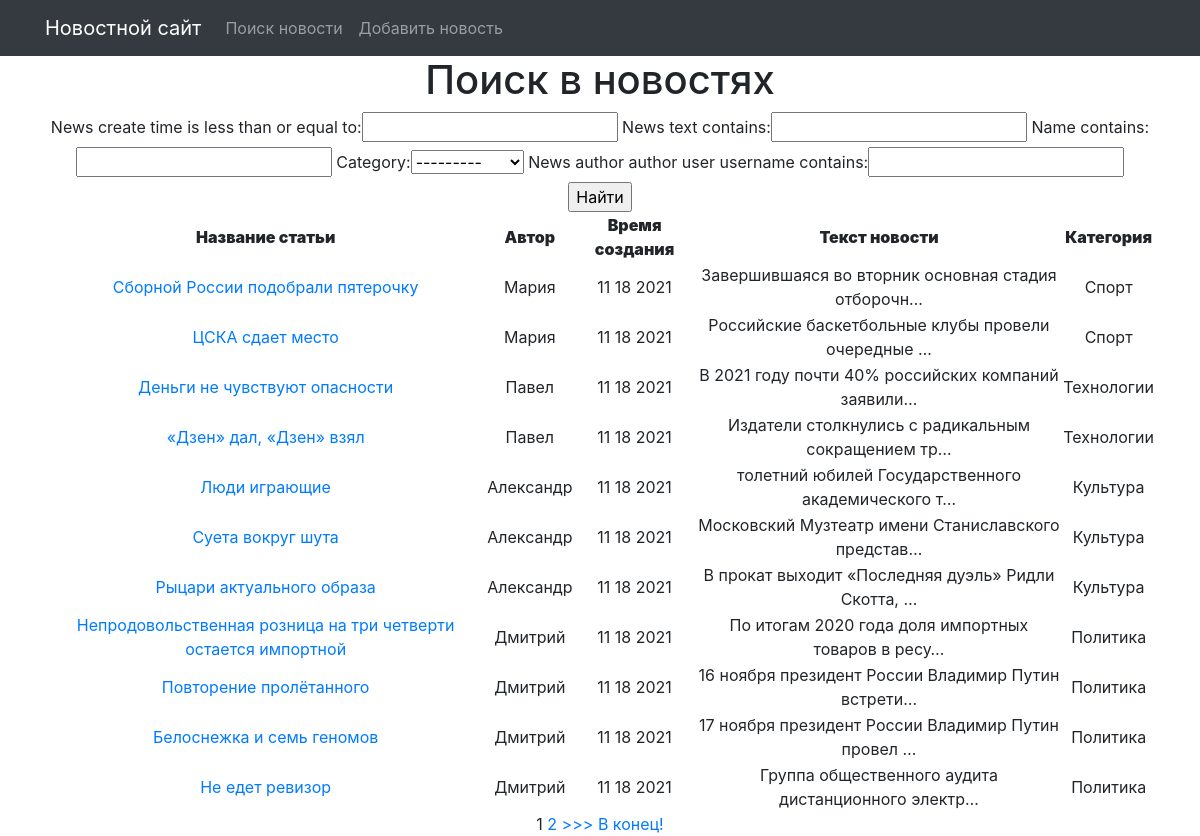
The app's page /news/search/ with its own data.
### newsapp/models.py (models this page shows, shortened)
class News(models.Model):
    news_author = models.ForeignKey(Author, on_delete=models.CASCADE)
    news_create_time = models.DateTimeField(auto_now_add=True)
    news_text = models.TextField(default="None")
    name = models.CharField( max_length=100, unique=True)
    category = models.ForeignKey(
        to='Category',
        on_delete=models.CASCADE,
        related_name='all_news',
    )

class Author(models.Model):
    author_user = models.OneToOneField(User, on_delete = models.CASCADE)
    author_rate = models.IntegerField(default=0)

class Category(models.Model):
    name = models.CharField(max_length=100, unique=True)
    def __str__(self):
        return f'{self.name.title()}'

### newsapp/views.py (the view)
# urls.py: path('search/', Mysearch.as_view()), # ссылка на поиск
class Mysearch(ListView):
    model = News  # указываем модель
    template_name = 'search.html'  # указываем имя шаблона
    context_object_name = 'all_news'  # это имя списка
    ordering = ['-news_create_time']
    paginate_by = 7
    def get_context_data(self, **kwargs):
        context = super().get_context_data(**kwargs)
        context['filter'] = NewsFilter(self.request.GET, queryset=self.get_queryset())
        return context

### newsapp/templatetags/custom_filters.py (called while the page is built)
@register.filter(name='cenzor')
def censor(value):
    for word in censor_list:
        value = value.replace(word, '***') # замены слова на ***
    return value

### templates/search.html (shortened to what this page needs)
{% extends 'flatpages/default.html' %}
{% load custom_filters %}
{% block content %}
    <h1>Поиск в новостях</h1>
    {% if all_news %}
        <form method="GET">
         {{ filter.form }}
         <input type="submit" value="Найти">
        </form>
        <table>
        <thead>
            <th>
              <b> Название статьи </b>
            </th>
             <th>
              <b> Автор </b>
            </th>
            <th>
               <b> Время создания </b>
            </th>
            <th>
                <b> Текст новости </b>
            </th>
            <th>
               <b> Категория </b>
            </th>
        </thead>
            {% for news in filter.qs %}
            <tr>
            <td>
                <a href="{% url 'news_detail' news.id %}">{{ news.name|cenzor }}</a>
            </td>
            <td>
                {{ news.news_author.author_user.username }}
            </td>
            <td>
               {{ news.news_create_time|date:'m d Y' }}
            </td>
            <td>
               {{ news.news_text|cenzor|truncatechars:50 }}
            </td>
             <td>
               {{ news.category.name }}
            </td>
            </tr>
        {% endfor %}
        </table>
      {% if is_paginated %}
            {% for num in page_obj.paginator.page_range %}
                {% if page_obj.number == num %}
                    <a>{{ num }}</a>
                {% elif num > page_obj.number|add:'-2' and num < page_obj.number|add:'2' %}
                    <a href="?page={{ num }}">{{ num }}</a>
                {% endif %}
            {% endfor %}
            {% if page_obj.has_next %}
                <a href="?page={{ page_obj.next_page_number }}">>>></a>
                <a href="?page={{ page_obj.paginator.num_pages }}">В конец!</a>
            {% endif %}
        {% endif %}
    {% endif %}
{% endblock content %}

### records on screen
News: name|cenzor "Сборной России подобрали пятерочку", news_author.author_user.username "Мария", news_create_time "11 18 2021", news_text|cenzor "Завершившаяся во вторник основная стадия отборочн…", category.name "Спорт"
News: name|cenzor "ЦСКА сдает место", news_author.author_user.username "Мария", news_create_time "11 18 2021", news_text|cenzor "Российские баскетбольные клубы провели очередные …", category.name "Спорт"
News: name|cenzor "Деньги не чувствуют опасности", news_author.author_user.username "Павел", news_create_time "11 18 2021", news_text|cenzor "В 2021 году почти 40% российских компаний заявили…", category.name "Технологии"
News: name|cenzor "«Дзен» дал, «Дзен» взял", news_author.author_user.username "Павел", news_create_time "11 18 2021", news_text|cenzor "Издатели столкнулись с радикальным сокращением тр…", category.name "Технологии"
News: name|cenzor "Люди играющие", news_author.author_user.username "Александр", news_create_time "11 18 2021", news_text|cenzor "толетний юбилей Государственного академического т…", category.name "Культура"
News: name|cenzor "Суета вокруг шута", news_author.author_user.username "Александр", news_create_time "11 18 2021", news_text|cenzor "Московский Музтеатр имени Станиславского представ…", category.name "Культура"
News: name|cenzor "Рыцари актуального образа", news_author.author_user.username "Александр", news_create_time "11 18 2021", news_text|cenzor "В прокат выходит «Последняя дуэль» Ридли Скотта, …", category.name "Культура"
News: name|cenzor "Непродовольственная розница на три четверти остается импортной", news_author.author_user.username "Дмитрий", news_create_time "11 18 2021", news_text|cenzor "По итогам 2020 года доля импортных товаров в ресу…", category.name "Политика"
News: name|cenzor "Повторение пролётанного", news_author.author_user.username "Дмитрий", news_create_time "11 18 2021", news_text|cenzor "16 ноября президент России Владимир Путин встрети…", category.name "Политика"
News: name|cenzor "Белоснежка и семь геномов", news_author.author_user.username "Дмитрий", news_create_time "11 18 2021", news_text|cenzor "17 ноября президент России Владимир Путин провел …", category.name "Политика"
News: name|cenzor "Не едет ревизор", news_author.author_user.username "Дмитрий", news_create_time "11 18 2021", news_text|cenzor "Группа общественного аудита дистанционного электр…", category.name "Политика"

### other values on screen
{{ num }} "1"
{{ num }} "2"
